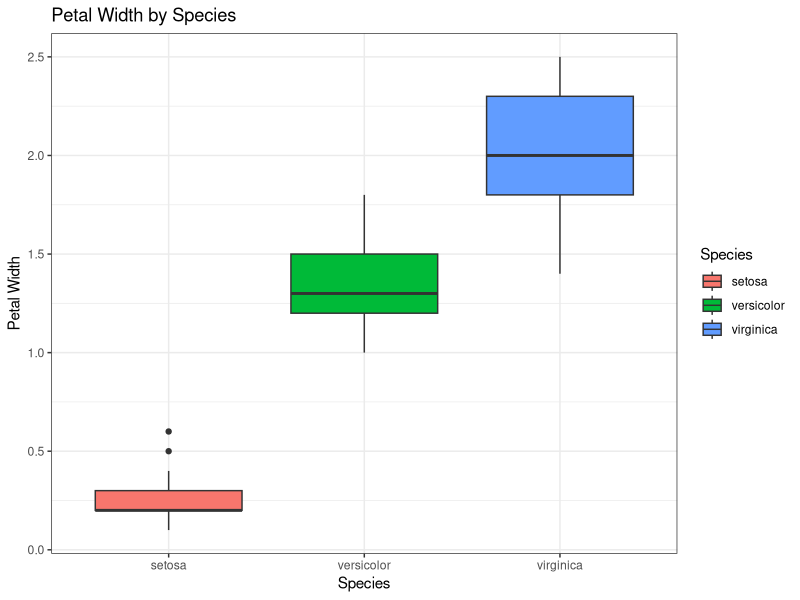

Write R code to recreate this figure.
# Welcome! We're excited to give you an introduction to R and RStudio at ABRF. 

library(tidyverse)

phenotypes_by_species = iris %>% 
    group_by(Species) %>% 
    summarize(
        mean_sepal_length = mean(Sepal.Length),
        mean_sepal_width = mean(Sepal.Width),
        mean_petal_length = mean(Petal.Length),
        mean_petal_width = mean(Petal.Width))

phenotypes_by_species

ggplot(iris, aes(x = Species, y = Petal.Width, fill = Species)) + 
    geom_boxplot() +
    theme_bw() + 
    labs(title = 'Petal Width by Species', x = 'Species' , y = 'Petal Width')
